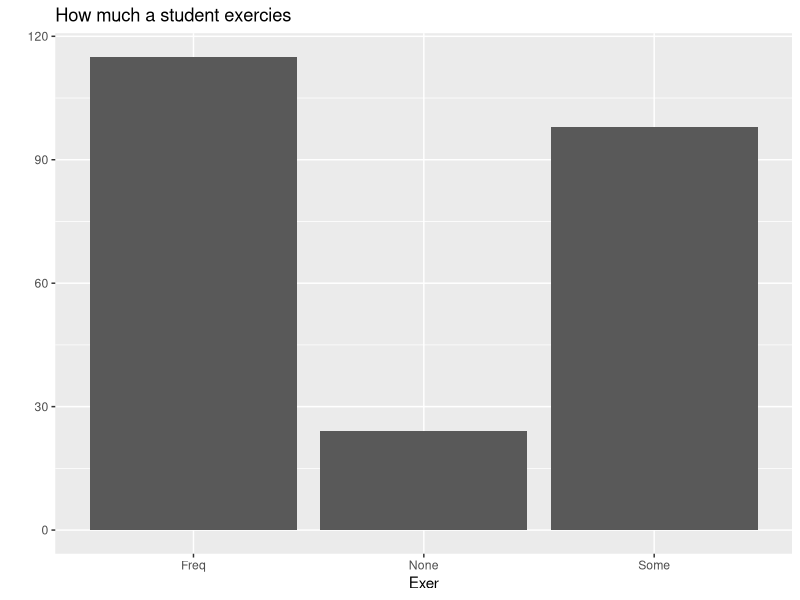

Generate this figure with R: (Note: this script raises an error after producing the figure.)
## ---- chunk 1
library(ggplot2)
library(gridExtra)
library(MASS)
qplot(x = Exer, data = survey, geom = "bar", main = "How much a student exercies")
## ---- chunk 2
qplot(x = Exer, fill = Smoke, data = survey, position = "dodge")
## ---- chunk 3
mosaicplot(Exer~Smoke, data = survey, shade = TRUE)
## ---- chunk 4
ggplot(survey, aes(x = Age)) + geom_density(col = "blue") + geom_histogram(aes(y = ..density..), colour = "black", fill = NA)
## ---- chunk 5
boxplot(survey$Pulse)
## ---- chunk 6
qqnorm(survey$Pulse)
qqline(survey$Pulse, col = "blue")
## ---- chunk 7
ggplot(survey, aes(x = NW.Hnd, y = Wr.Hnd)) + geom_point()
ggplot(survey, aes(x = NW.Hnd, y = Wr.Hnd)) + geom_point() + geom_smooth(se = FALSE, method = "lm", col = "purple") + geom_smooth(se = FALSE)
## ---- chunk 8
ggplot(survey, aes(x = Age, y = Height, color = Sex)) + geom_point()
## ---- chunk 9
ggplot(survey, aes(x = Age, y = Height, color = Sex)) + geom_point() + geom_smooth(se = FALSE)
## ---- chunk 10
ggplot(survey, aes(x = Age, y = Height)) + geom_point() + facet_grid(Exer~.)
## ---- chunk 11
ggplot(survey, aes(x = Smoke, y = Pulse, fill = Smoke)) + geom_boxplot()
## ---- chunk 12
ggplot(survey, aes(x = Height, fill = Sex)) + geom_density(alpha=.2) 
## ---- chunk 13
ggplot(survey[!is.na(survey$Sex),], aes(x = Wr.Hnd, fill = Sex)) + geom_histogram() + facet_wrap(~Sex)
## ---- chunk 14
ggplot(survey[!is.na(survey$Sex),], aes(x = Wr.Hnd, fill = Sex)) + geom_histogram() + facet_grid(Sex~.)
